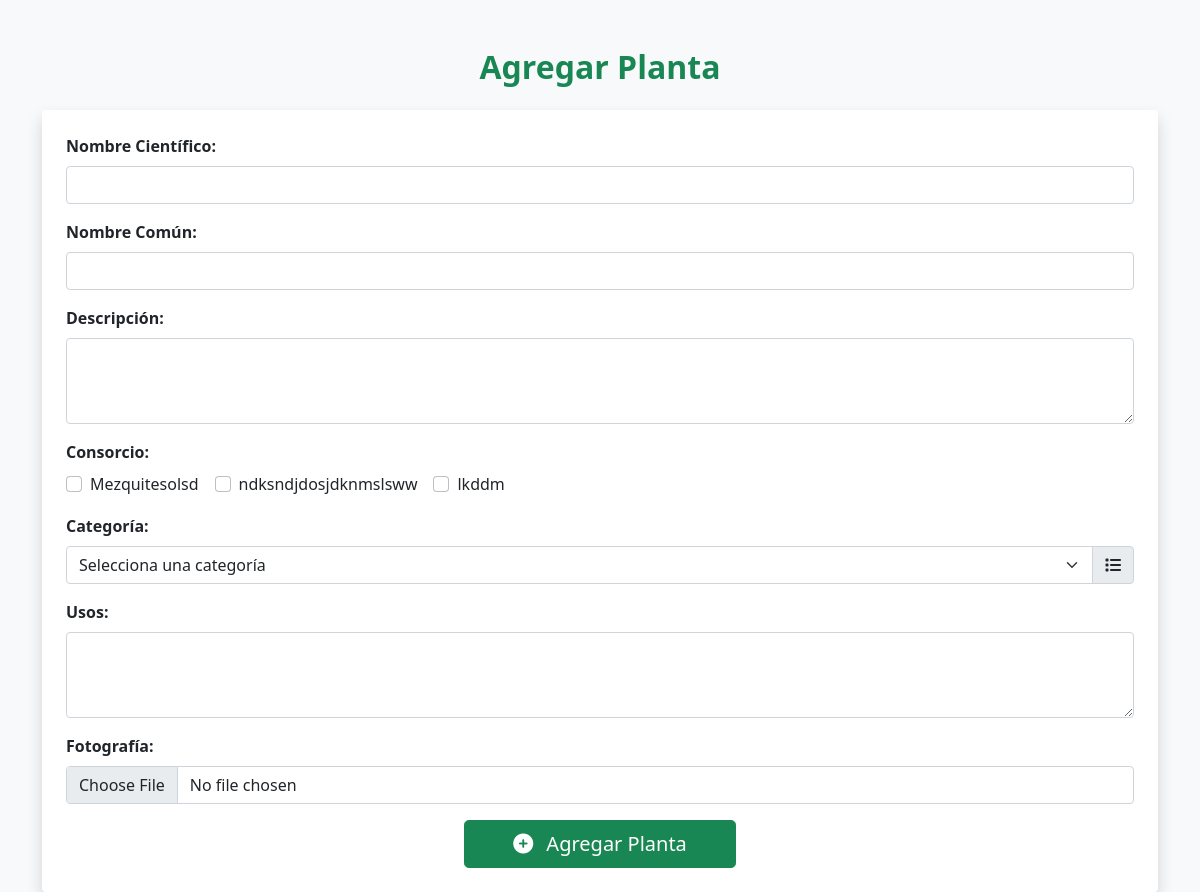
Page /php/agregar_planta.php on the committed database.
### tables this page shows
CREATE TABLE `consorcios` (
  `id_consorcio` int(11) NOT NULL,
  `nombre` varchar(255) NOT NULL,
  `imagen` varchar(255) NOT NULL,
  `fecha_creacion` timestamp NOT NULL DEFAULT current_timestamp(),
  `coordenadas` varchar(255) DEFAULT NULL,
  `descripcion` text NOT NULL
);

### php/agregar_planta.php (the view, shortened to what this page needs)
<!DOCTYPE html>
<html lang="es">
<head>
    <link href="https://cdn.jsdelivr.net/npm/bootstrap@5.0.2/dist/css/bootstrap.min.css" rel="stylesheet">
</head>
<body class="bg-light">
    <div class="container mt-5">
        <h2 class="text-center text-success fw-bold mb-4">Agregar Planta</h2>
        <form id="formulario1" class="shadow p-4 rounded bg-white">
            <div class="mb-3">
                <label for="nombre_cientifico" class="form-label fw-bold">Nombre Científico:</label>
                <input type="text" id="nombre_cientifico" name="nombre_cientifico" class="form-control" required>
            </div>
            <div class="mb-3">
                <label for="nombre_comun" class="form-label fw-bold">Nombre Común:</label>
                <input type="text" id="nombre_comun" name="nombre_comun" class="form-control" required>
            </div>
            <div class="mb-3">
                <label for="descripcion" class="form-label fw-bold">Descripción:</label>
                <textarea id="descripcion" name="descripcion" class="form-control" rows="3" required></textarea>
            </div>
            <div class="mb-3">
                <label class="form-label fw-bold">Consorcio:</label>
                <div class="d-flex flex-wrap">
                    <?php
                    include 'conexion.php';
                    $sql = "SELECT id_consorcio, nombre FROM consorcios";
                    $result = $conn->query($sql);
                    while ($row = $result->fetch_assoc()) {
                        echo "<div class='form-check form-check-inline'>
                                <input class='form-check-input' type='checkbox' name='id_consorcio[]' value='{$row['id_consorcio']}'>
                                <label class='form-check-label'>{$row['nombre']}</label>
                              </div>";
                    }
                    ?>
                </div>
            </div>
            <div class="mb-3">
                <label for="id_categoria" class="form-label fw-bold">Categoría:</label>
                <div class="input-group">
                    <select id="id_categoria" name="id_categoria" class="form-select" required>
                        <option value="">Selecciona una categoría</option>
                    </select>
                    <span class="input-group-text"><i class="fas fa-list"></i></span>
                </div>
            </div>
            <div class="mb-3">
                <label for="usos" class="form-label fw-bold">Usos:</label>
                <textarea id="usos" name="usos" class="form-control" rows="3"></textarea>
            </div>
            <div class="mb-3">
                <label for="fotografia" class="form-label fw-bold">Fotografía:</label>
                <input type="file" id="fotografia" name="fotografia" class="form-control" accept="image/*" required>
            </div>
            <div class="text-center">
                <button type="button" id="boton1" class="btn btn-success btn-lg px-5" onclick="agregarPlanta()">
                    <i class="fas fa-plus-circle me-2"></i> Agregar Planta
                </button>
            </div>
        </form>
    </div>
</body>
</html>

### rows in the picture
consorcios: nombre "Mezquitesolsd"
consorcios: nombre "ndksndjdosjdknmslsww"
consorcios: nombre "lkddm"
